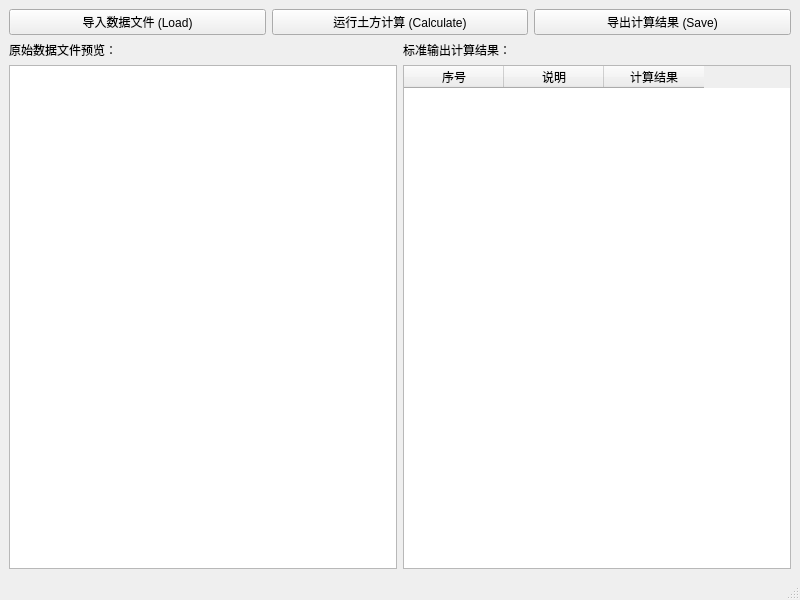
<?xml version="1.0" encoding="UTF-8"?>
<ui version="4.0">
 <class>MainWindow</class>
 <widget class="QMainWindow" name="MainWindow">
  <property name="geometry">
   <rect>
    <x>0</x>
    <y>0</y>
    <width>800</width>
    <height>600</height>
   </rect>
  </property>
  <property name="windowTitle">
   <string>道路纵横断面土方计算软件</string>
  </property>
  <widget class="QWidget" name="centralWidget">
   <layout class="QVBoxLayout" name="verticalLayoutMain">
    <item>
     <layout class="QHBoxLayout" name="horizontalLayoutButtons">
      <item>
       <widget class="QPushButton" name="btn_load">
        <property name="text">
         <string>导入数据文件 (Load)</string>
        </property>
       </widget>
      </item>
      <item>
       <widget class="QPushButton" name="btn_calc">
        <property name="text">
         <string>运行土方计算 (Calculate)</string>
        </property>
       </widget>
      </item>
      <item>
       <widget class="QPushButton" name="btn_save">
        <property name="text">
         <string>导出计算结果 (Save)</string>
        </property>
       </widget>
      </item>
     </layout>
    </item>
    <item>
     <layout class="QHBoxLayout" name="horizontalLayoutContent">
      <item>
       <layout class="QVBoxLayout" name="verticalLayoutLeft">
        <item>
         <widget class="QLabel" name="lbl_input">
          <property name="text">
           <string>原始数据文件预览：</string>
          </property>
         </widget>
        </item>
        <item>
         <widget class="QTextEdit" name="txt_input_view">
          <property name="readOnly">
           <bool>true</bool>
          </property>
         </widget>
        </item>
       </layout>
      </item>
      <item>
       <layout class="QVBoxLayout" name="verticalLayoutRight">
        <item>
         <widget class="QLabel" name="lbl_output">
          <property name="text">
           <string>标准输出计算结果：</string>
          </property>
         </widget>
        </item>
        <item>
         <widget class="QTableWidget" name="table_results">
          <column>
           <property name="text">
            <string>序号</string>
           </property>
          </column>
          <column>
           <property name="text">
            <string>说明</string>
           </property>
          </column>
          <column>
           <property name="text">
            <string>计算结果</string>
           </property>
          </column>
         </widget>
        </item>
       </layout>
      </item>
     </layout>
    </item>
   </layout>
  </widget>
  <widget class="QStatusBar" name="statusBar"/>
 </widget>
 <resources/>
 <connections/>
</ui>
